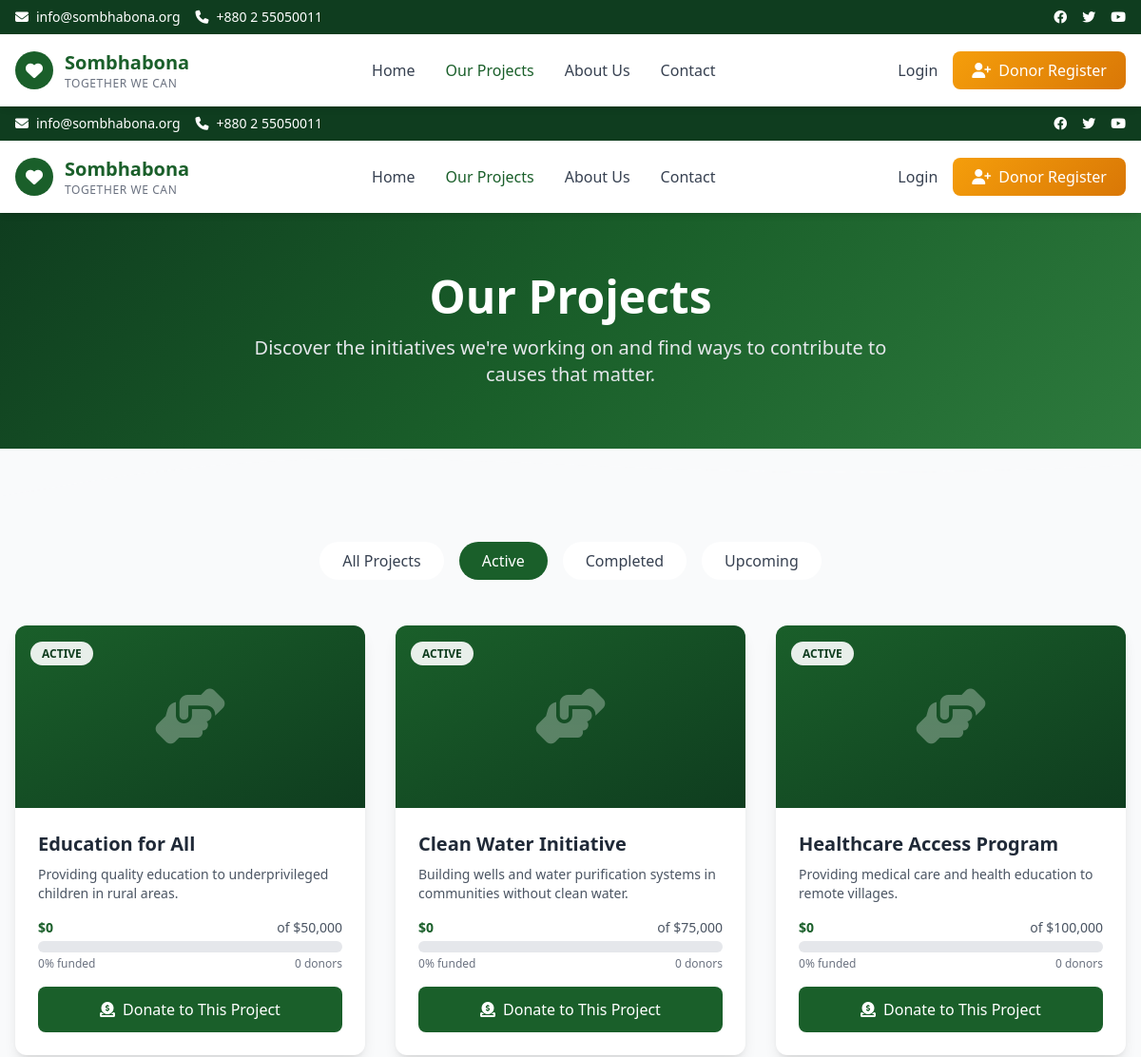
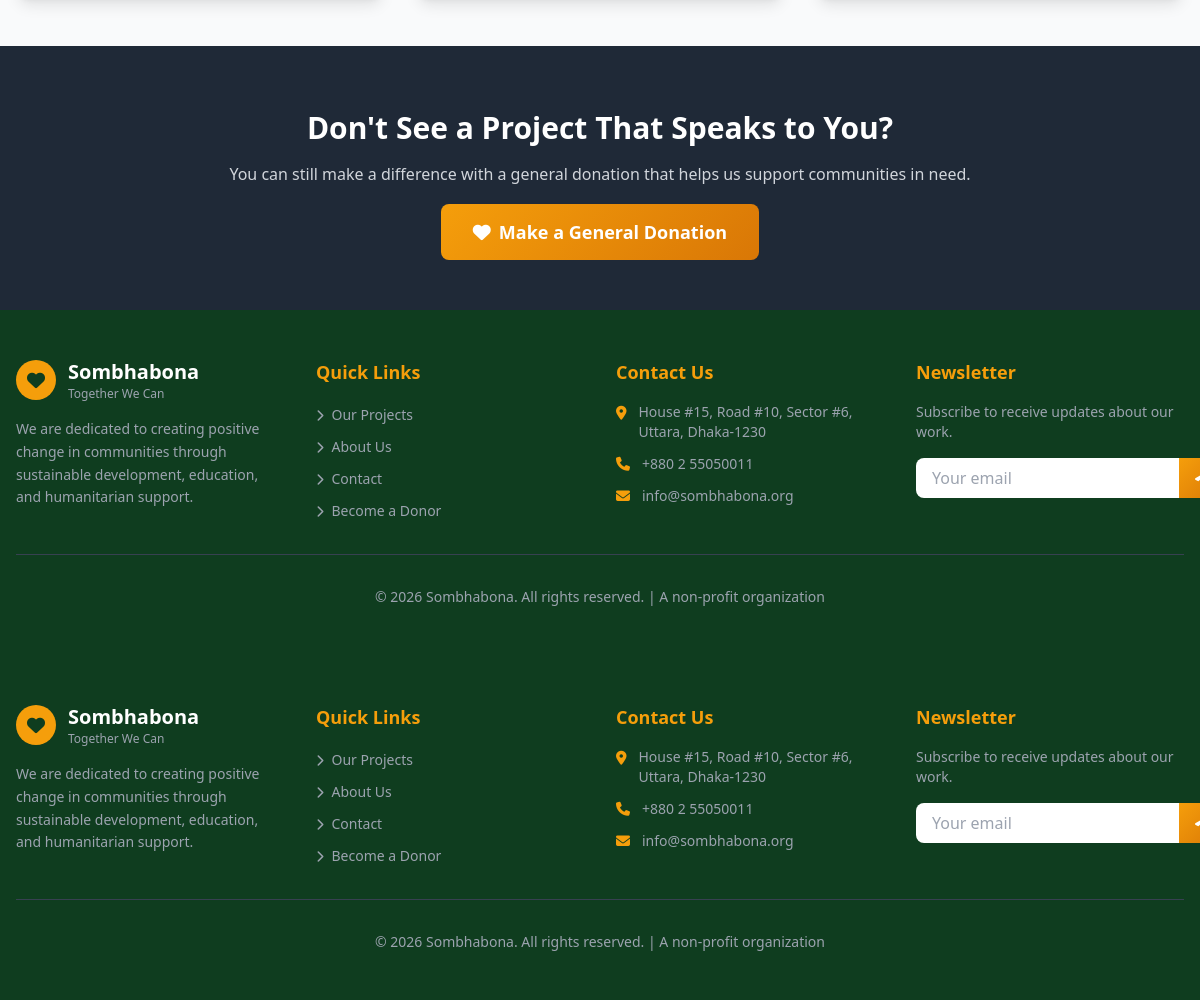
The app's page /projects with its own data (2 pictures, top to bottom).
### tables this page shows
CREATE TABLE IF NOT EXISTS projects (
    id BIGINT UNSIGNED AUTO_INCREMENT PRIMARY KEY,
    title VARCHAR(255) NOT NULL,
    slug VARCHAR(255) UNIQUE NOT NULL,
    short_description VARCHAR(500),
    full_description TEXT,
    target_amount DECIMAL(15, 2) NOT NULL DEFAULT 0.00,
    raised_amount DECIMAL(15, 2) DEFAULT 0.00,
    image_path VARCHAR(255),
    status ENUM('draft', 'active', 'completed', 'paused') DEFAULT 'draft',
    start_date DATE DEFAULT NULL,
    end_date DATE DEFAULT NULL,
    created_by BIGINT UNSIGNED DEFAULT NULL,
    created_at TIMESTAMP DEFAULT CURRENT_TIMESTAMP,
    updated_at TIMESTAMP DEFAULT CURRENT_TIMESTAMP ON UPDATE CURRENT_TIMESTAMP,
    FOREIGN KEY (created_by) REFERENCES users(id) ON DELETE SET NULL
);

### controllers/HomeController.php (called while the page is built, shortened)
<?php
class HomeController extends \Controller {
    public function projects() {
        $page = (int) ($_GET['page'] ?? 1);
        $perPage = 9;
        $status = $_GET['status'] ?? 'active';
        $db = \Database::getInstance();
        $offset = ($page - 1) * $perPage;
        $sql = "SELECT * FROM projects WHERE status = ? ORDER BY created_at DESC LIMIT ? OFFSET ?";
        $stmt = $db->query($sql, [$status, $perPage, $offset]);
        $results = $stmt->fetchAll();
        $projects = [];
        foreach ($results as $result) {
            $projects[] = new \Project($result);
        }
        $countSql = "SELECT COUNT(*) as count FROM projects WHERE status = ?";
        $total = $db->query($countSql, [$status])->fetch()['count'];
        $this->view('projects.index', [
            'projects' => new \Collection($projects),
            'currentPage' => $page,
            'totalPages' => ceil($total / $perPage),
            'status' => $status,
        ]);
    }
}

### public/index.php (called while the page is built, shortened)
<?php
require_once APP_PATH . '/autoload.php';
$router = new Router();
$router->get('/', 'HomeController@index');
$router->get('/projects', 'HomeController@projects');
$router->get('/projects/{slug}', 'HomeController@showProject');
$router->get('/about', 'HomeController@about');
$router->get('/contact', 'HomeController@contact');
$router->get('/login', 'AuthController@showLogin');
$router->post('/login', 'AuthController@login');
$router->get('/register', 'AuthController@showRegister');
$router->post('/register', 'AuthController@register');
$router->get('/logout', 'AuthController@logout');
$router->get('/forgot-password', 'AuthController@showForgotPassword');
$router->get('/dashboard', 'DonorController@dashboard');
$router->get('/donation-history', 'DonorController@showDonationHistory');
$router->get('/donation-history/{id}', 'DonorController@showDonation');
$router->get('/donate/{projectId}', 'DonorController@showDonate');
$router->post('/donate', 'DonorController@processDonation');
$router->get('/donation/success/{id}', 'DonorController@donationSuccess');
$router->get('/profile', 'DonorController@showProfile');
$router->post('/profile', 'DonorController@updateProfile');
$router->get('/admin', 'AdminController@dashboard');
$router->get('/admin/donors', 'AdminController@donors');
$router->get('/admin/donors/{id}', 'AdminController@showDonor');
$router->post('/admin/donors/{id}', 'AdminController@updateDonor');
$router->get('/admin/donations', 'AdminController@donations');
$router->get('/admin/donations/{id}', 'AdminController@showDonation');
$router->post('/admin/donations/{id}', 'AdminController@updateDonationStatus');
$router->get('/admin/projects', 'AdminController@projects');
$router->get('/admin/projects/create', 'AdminController@showCreateProject');
$router->post('/admin/projects', 'AdminController@createProject');
$router->get('/admin/projects/{id}/edit', 'AdminController@showEditProject');
$router->post('/admin/projects/{id}', 'AdminController@updateProject');
$router->get('/admin/projects/{id}/delete', 'AdminController@deleteProject');
$router->get('/admin/emails', 'AdminController@emails');
$router->get('/admin/emails/send', 'AdminController@showSendEmail');
$router->post('/admin/emails/send', 'AdminController@sendEmail');
$router->get('/payment/checkout', 'PaymentController@checkout');
$router->post('/payment/checkout', 'PaymentController@checkout');
$router->post('/payment/process', 'PaymentController@process');
$router->get('/payment/mock/{donationId}', 'PaymentController@mockPayment');
$router->get('/payment/mock/{donationId}/success', 'PaymentController@simulateSuccess');
$router->get('/payment/success', 'PaymentController@success');
$router->get('/payment/fail', 'PaymentController@fail');
$router->get('/payment/cancel', 'PaymentController@cancel');
$router->post('/payment/ipn', 'PaymentController@ipn');
$router->dispatch();

### core/Database.php (called while the page is built, shortened)
<?php
class Database {
    private static $instance = null;
    private $connection;
    private function __construct() {
        $config = require_once APP_PATH . '/config/database.php';
        $dsn = sprintf(
            'mysql:host=%s;port=%s;dbname=%s;charset=%s',
            $config['host'],
            $config['port'],
            $config['database'],
            $config['charset']
        );
        try {
            $this->connection = new PDO($dsn, $config['username'], $config['password'], [
                PDO::ATTR_ERRMODE => PDO::ERRMODE_EXCEPTION,
                PDO::ATTR_DEFAULT_FETCH_MODE => PDO::FETCH_ASSOC,
                PDO::ATTR_EMULATE_PREPARES => false,
            ]);
        } catch (PDOException $e) {
            die('Database connection failed: ' . $e->getMessage());
        }
    }
    public static function getInstance() {
        if (self::$instance === null) {
            self::$instance = new self();
        }
        return self::$instance;
    }
    public function query($sql, $params = []) {
        $stmt = $this->connection->prepare($sql);
        $stmt->execute($params);
        return $stmt;
    }
}

### helpers.php (called while the page is built, shortened)
<?php
function env($key, $default = null) {
    $value = isset($_ENV[$key]) ? $_ENV[$key] : (isset($_SERVER[$key]) ? $_SERVER[$key] : $default);
    return $value;
}

### config/database.php (called while the page is built)
<?php
return [
    'driver' => 'mysql',
    'host' => env('DB_HOST', 'localhost'),
    'port' => env('DB_PORT', '3306'),
    'database' => env('DB_DATABASE', 'ngo_donor_system'),
    'username' => env('DB_USERNAME', 'root'),
    'password' => env('DB_PASSWORD', ''),
    'charset' => 'utf8mb4',
    'collation' => 'utf8mb4_unicode_ci',
    'prefix' => '',
    'strict' => true,
    'engine' => null,
];

### autoload.php (called while the page is built, shortened)
<?php
spl_autoload_register(function ($class) {
    if (strpos($class, '\\') === false) {
        $modelFile = APP_PATH . '/models/' . $class . '.php';
        if (file_exists($modelFile)) {
            return true;
        }
        $coreFile = APP_PATH . '/core/' . $class . '.php';
        if (file_exists($coreFile)) {
            return true;
        }
        return;
    }
    $prefix = 'controllers\\';
    $baseDir = APP_PATH . '/controllers/';
    $len = strlen($prefix);
    if (strncmp($prefix, $class, $len) === 0) {
        $relativeClass = substr($class, $len);
        $file = $baseDir . str_replace('\\', '/', $relativeClass) . '.php';
        if (file_exists($file)) {
            return true;
        }
    }
});
require_once APP_PATH . '/helpers.php';

### core/Collection.php (called while the page is built, shortened)
<?php
class Collection implements IteratorAggregate, Countable {
    protected $items = [];
    public function __construct(array $items = []) {
        $this->items = $items;
    }
    public function isEmpty() {
        return empty($this->items);
    }
}

### core/Model.php (called while the page is built, shortened)
<?php
abstract class Model {
    protected $attributes = [];
    public function fill(array $attributes) {
        foreach ($attributes as $key => $value) {
            $this->attributes[$key] = $value;
        }
        return $this;
    }
    public function __get($name) {
        return $this->attributes[$name] ?? null;
    }
    public function __isset($name) {
        return isset($this->attributes[$name]);
    }
}

### models/Project.php (called while the page is built, shortened)
<?php
class Project extends Model {
    public function getProgressPercentage() {
        return min(100, round(($this->raised_amount / $this->target_amount) * 100, 2));
    }
}

### views/projects/index.php (the view, shortened to what this page needs)
<section class="hero-gradient text-white py-16">
    <div class="max-w-7xl mx-auto px-4 text-center">
        <h1 class="text-4xl md:text-5xl font-bold mb-4">Our Projects</h1>
        <p class="text-xl text-gray-200 max-w-2xl mx-auto">Discover the initiatives we're working on and find ways to contribute to causes that matter.</p>
    </div>
</section>
<div class="relative">
    <svg viewBox="0 0 1440 60" fill="none" xmlns="http://www.w3.org/2000/svg">
        <path d="M0 60L60 50C120 40 240 20 360 15C480 10 600 15 720 20C840 25 960 30 1080 30C1200 30 1320 25 1380 22.5L1440 20V60H1380C1320 60 1200 60 1080 60C960 60 840 60 720 60C600 60 480 60 360 60C240 60 120 60 60 60H0Z" fill="#f9fafb"/>
    </svg>
</div>
<section class="py-12 bg-gray-50">
    <div class="max-w-7xl mx-auto px-4">
        <div class="flex flex-wrap justify-center gap-4 mb-12">
            <a href="?status=all" class="px-6 py-2 rounded-full font-medium transition <?= ($status ?? 'active') === 'all' ? 'bg-ngo-primary text-white' : 'bg-white text-gray-700 hover:bg-ngo-primary hover:text-white' ?>">
                All Projects
            </a>
            <a href="?status=active" class="px-6 py-2 rounded-full font-medium transition <?= ($status ?? 'active') === 'active' ? 'bg-ngo-primary text-white' : 'bg-white text-gray-700 hover:bg-ngo-primary hover:text-white' ?>">
                Active
            </a>
            <a href="?status=completed" class="px-6 py-2 rounded-full font-medium transition <?= ($status ?? '') === 'completed' ? 'bg-ngo-primary text-white' : 'bg-white text-gray-700 hover:bg-ngo-primary hover:text-white' ?>">
                Completed
            </a>
            <a href="?status=draft" class="px-6 py-2 rounded-full font-medium transition <?= ($status ?? '') === 'draft' ? 'bg-ngo-primary text-white' : 'bg-white text-gray-700 hover:bg-ngo-primary hover:text-white' ?>">
                Upcoming
            </a>
        </div>
        <?php if ($projects->isEmpty()): ?>
            <div class="text-center py-16">
                <div class="w-24 h-24 bg-gray-100 rounded-full flex items-center justify-center mx-auto mb-4">
                    <i class="fas fa-folder-open text-5xl text-gray-400"></i>
                </div>
                <h3 class="text-xl font-bold text-gray-800 mb-2">No Projects Found</h3>
                <p class="text-gray-500">There are no projects matching your criteria at the moment.</p>
            </div>
        <?php else: ?>
            <div class="grid grid-cols-1 md:grid-cols-2 lg:grid-cols-3 gap-8">
                <?php foreach ($projects as $project): ?>
                    <div class="bg-white rounded-xl shadow-lg overflow-hidden hover:shadow-xl transition-all duration-300 group">
                        <div class="h-48 bg-gradient-to-br from-ngo-primary to-ngo-dark relative overflow-hidden">
                            <div class="absolute inset-0 flex items-center justify-center">
                                <i class="fas fa-hands-helping text-6xl text-white opacity-30"></i>
                            </div>
                            <div class="absolute top-4 left-4">
                                <span class="bg-white/90 text-ngo-dark px-3 py-1 rounded-full text-xs font-bold uppercase">
                                    <?= htmlspecialchars(ucfirst($project->status)) ?>
                                </span>
                            </div>
                        </div>
                        <div class="p-6">
                            <h3 class="text-xl font-bold text-gray-800 mb-2 group-hover:text-ngo-primary transition">
                                <?= htmlspecialchars($project->title) ?>
                            </h3>
                            <p class="text-gray-600 mb-4 text-sm line-clamp-3">
                                <?= htmlspecialchars($project->short_description) ?>
                            </p>
                            <div class="mb-4">
                                <?php $progress = $project->getProgressPercentage(); ?>
                                <div class="flex justify-between text-sm text-gray-600 mb-1">
                                    <span class="font-semibold text-ngo-primary">$<?= number_format($project->raised_amount) ?></span>
                                    <span>of $<?= number_format($project->target_amount) ?></span>
                                </div>
                                <div class="w-full bg-gray-200 rounded-full h-3">
                                </div>
                                <div class="flex justify-between text-xs text-gray-500 mt-1">
                                    <span><?= min(100, $progress) ?>% funded</span>
                                    <span><?= $project->donor_count ?? 0 ?> donors</span>
                                </div>
                            </div>
                            <a href="/projects/<?= htmlspecialchars($project->slug) ?>" class="block w-full bg-ngo-primary text-white text-center py-3 rounded-lg font-medium hover:bg-ngo-dark transition">
                                <i class="fas fa-donate mr-2"></i>Donate to This Project
                            </a>
                        </div>
                    </div>
                <?php endforeach; ?>
            </div>
        <?php endif; ?>
    </div>
</section>
<section class="py-16 bg-gray-800 text-white">
    <div class="max-w-4xl mx-auto px-4 text-center">
        <h2 class="text-3xl font-bold mb-4">Don't See a Project That Speaks to You?</h2>
        <p class="text-gray-300 mb-8">You can still make a difference with a general donation that helps us support communities in need.</p>
        <a href="/register" class="btn-primary text-white px-8 py-4 rounded-lg font-bold text-lg hover:shadow-xl transition">
            <i class="fas fa-heart mr-2"></i>Make a General Donation
        </a>
    </div>
</section>
<?php
require_once APP_PATH . '/views/layouts/main.php';

### core/Router.php (shortened to what this page needs)
<?php
class Router {
    private $routes = [];
    private function addRoute($method, $path, $handler) {
        $this->routes[] = [
            'method' => $method,
            'path' => $path,
            'handler' => $handler,
        ];
    }
    public function dispatch() {
        $uri = parse_url($_SERVER['REQUEST_URI'], PHP_URL_PATH);
        $uri = rtrim($uri, '/');
        foreach ($this->routes as $route) {
            $params = $this->matchRoute($route['path'], $uri);
            if ($params !== false) {
                $this->callHandler($route['handler'], $params);
                return;
            }
        }
    }
    private function matchRoute($routePath, $uri) {
        $routeParts = explode('/', trim($routePath, '/'));
        $uriParts = explode('/', trim($uri, '/'));
        $params = [];
        foreach ($routeParts as $index => $part) {
            if (strpos($part, '{') === 0 && strpos($part, '}') === strlen($part) - 1) {
                $paramName = trim($part, '{}');
                $params[$paramName] = $uriParts[$index];
            } elseif ($part !== $uriParts[$index]) {
                return false;
            }
        }
        return $params;
    }
    private function callHandler($handler, $params) {
        if (is_string($handler) && strpos($handler, '@') !== false) {
            list($controllerName, $method) = explode('@', $handler);
            $controllerName = 'controllers\\' . $controllerName;
            if (class_exists($controllerName)) {
                $controller = new $controllerName();
                if (method_exists($controller, $method)) {
                    call_user_func_array([$controller, $method], array_values($params));
                    return;
                }
            }
        }
        throw new Exception("Handler not found: $handler");
    }
}

### views/layouts/main.php (style rules this page uses)
.hero-gradient { background: linear-gradient(135deg, #0f3d1f 0%, #1a5f2a 50%, #2d7a3d 100%); }
.btn-primary { background: linear-gradient(135deg, #f59e0b 0%, #d97706 100%); }

### records on screen
projects: status "ACTIVE", title "Education for All", short_description "Providing quality education to underprivileged children in rural areas.", raised_amount "0", target_amount "50,000", min(100, $progress) "0", donor_count "0"
projects: status "ACTIVE", title "Clean Water Initiative", short_description "Building wells and water purification systems in communities without clean water.", raised_amount "0", target_amount "75,000", min(100, $progress) "0", donor_count "0"
projects: status "ACTIVE", title "Healthcare Access Program", short_description "Providing medical care and health education to remote villages.", raised_amount "0", target_amount "100,000", min(100, $progress) "0", donor_count "0"
